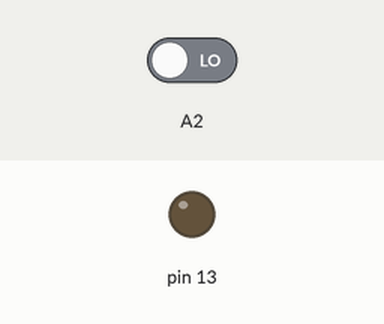
The sketch below on a simulated Arduino Uno, built with avr-gcc and run on an emulated ATmega328P. Shown: output pins drawn as LEDs (lit = HIGH). The inputs (shaded band) are chosen by the test bench; at power-on: A2 LOW.

Above: at 1.2 s.
1.3 s: A2 driven HIGH
At 1.8 s:
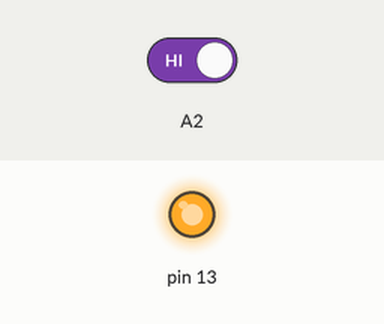
2.8 s: A2 driven LOW
At 4.1 s:
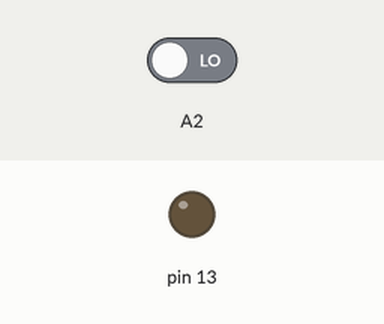
Timing chart, 0 to 5.8 s (numbered marks = the images above; inputs shaded):
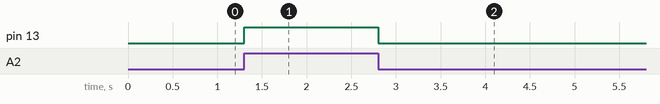

The sketch:

Week_8_assignment_code.ino
```cpp
void setup() {
  pinMode(13, OUTPUT);
  pinMode(A2, INPUT);

}

void loop() {
  int buttonState = digitalRead(A2);

  if (buttonState == HIGH){
    digitalWrite(13, HIGH);
  }
  else {
    digitalWrite(13, LOW);
  }

}
```

Measured:
- after the input at 1.3 s, pin 13: LOW → HIGH at once
- after the input at 2.8 s, pin 13: HIGH → LOW at once
